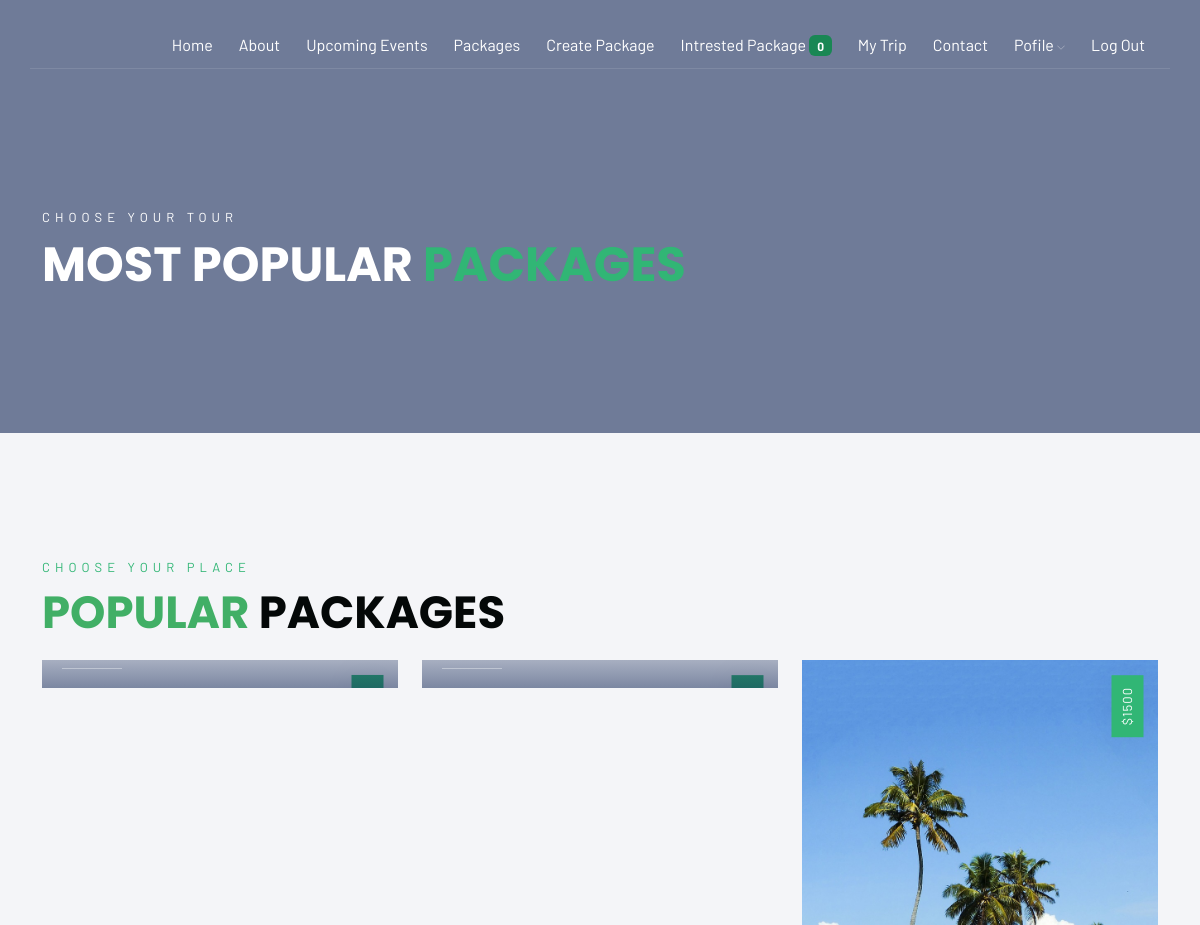
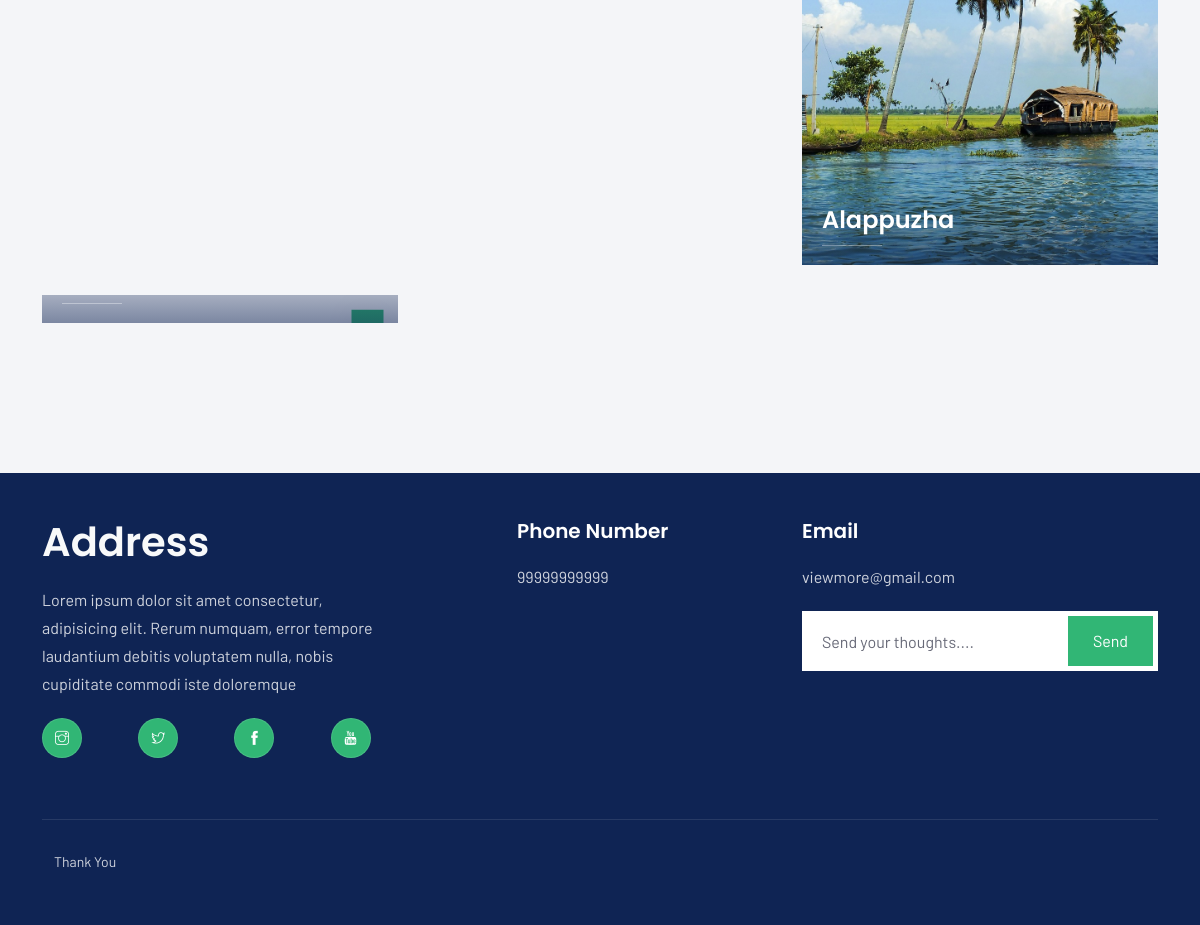
The app's page /acc/tours with its own data (2 pictures, top to bottom).
### account/models.py (models this page shows)
class Packages(models.Model):
    packagename=models.CharField(max_length=200)
    price= models.IntegerField()
    image=models.ImageField(upload_to='package_images')
    image2=models.ImageField(upload_to='package_images',default='default_image.jpg')
    image3=models.ImageField(upload_to='package_images',default='default_image.jpg')
    description=models.CharField(max_length=1000)
    days=models.IntegerField()
    location=models.CharField(max_length=100)
    pickingdeparture=models.CharField(max_length=300)
    chekingtime=models.TimeField()
    hotelname=models.CharField(max_length=300)
    returnairporttime=models.TimeField()
    pickoutdeparture=models.CharField(max_length=300)
    checkouttime=models.TimeField()
    upcoming=models.BooleanField(default=True)

### account/views.py (the view)
# urls.py: path('tours',Toursview.as_view(),name='tours'),
class Toursview(ListView):
    template_name="tours.html"
    queryset=Packages.objects.all()
    context_object_name="packages"

### account/context_processors.py (called while the page is built)
def intrested_count(request):
    if request.user.is_authenticated:
        cnt=Intrested.objects.filter(user=request.user).count()
        return {'count':cnt}
    else:
        return{"count":0}

### account/templates/tours.html (shortened to what this page needs)
{% extends 'headandfoot.html' %}
{% block headandfoot %}
{% load static %}
    <div class="banner-header section-padding valign bg-img bg-fixed back-position-center" data-overlay-dark="6" data-background="{% static 'img/slider/2.jpg' %}">
        <div class="container">
            <div class="row">
                <div class="col-md-12 caption mt-90">
                    <h5>Choose your tour</h5>
                    <h1>Most Popular <span>Packages</span></h1>
                </div>
            </div>
        </div>
    </div>
<section class="tours1 section-padding bg-lightnav" data-scroll-index="1">
    <div class="container">
        <div class="row">
            <div class="col-md-12">
                <div class="section-subtitle"><span>Choose your place</span></div>
                <div class="section-title">Popular <span>Packages</span></div>
            </div>
        </div>
        <div class="row">
            {% for i in packages %}
            <div class="col-md-4">
                <div class="item">
                    <div class="position-re o-hidden"><img src="{{i.image.url}}" alt=""></div> <span class="category"><a href="{% url 'tourdetail' i.id %}">${{i.price}}</a></span>
                    <div class="con">
                        <h5><a href="{% url 'tourdetail' i.id %}">{{i.packagename}}</a></h5>
                        <div class="line"></div>
                    </div>
                </div>
            </div>
            {% endfor %}
        </div>
    </div>
</section>
    {% endblock headandfoot %}

### records on screen
Packages: image (picture), price "1500", packagename "Alappuzha"

### other values on screen
{{ count }} "0"
